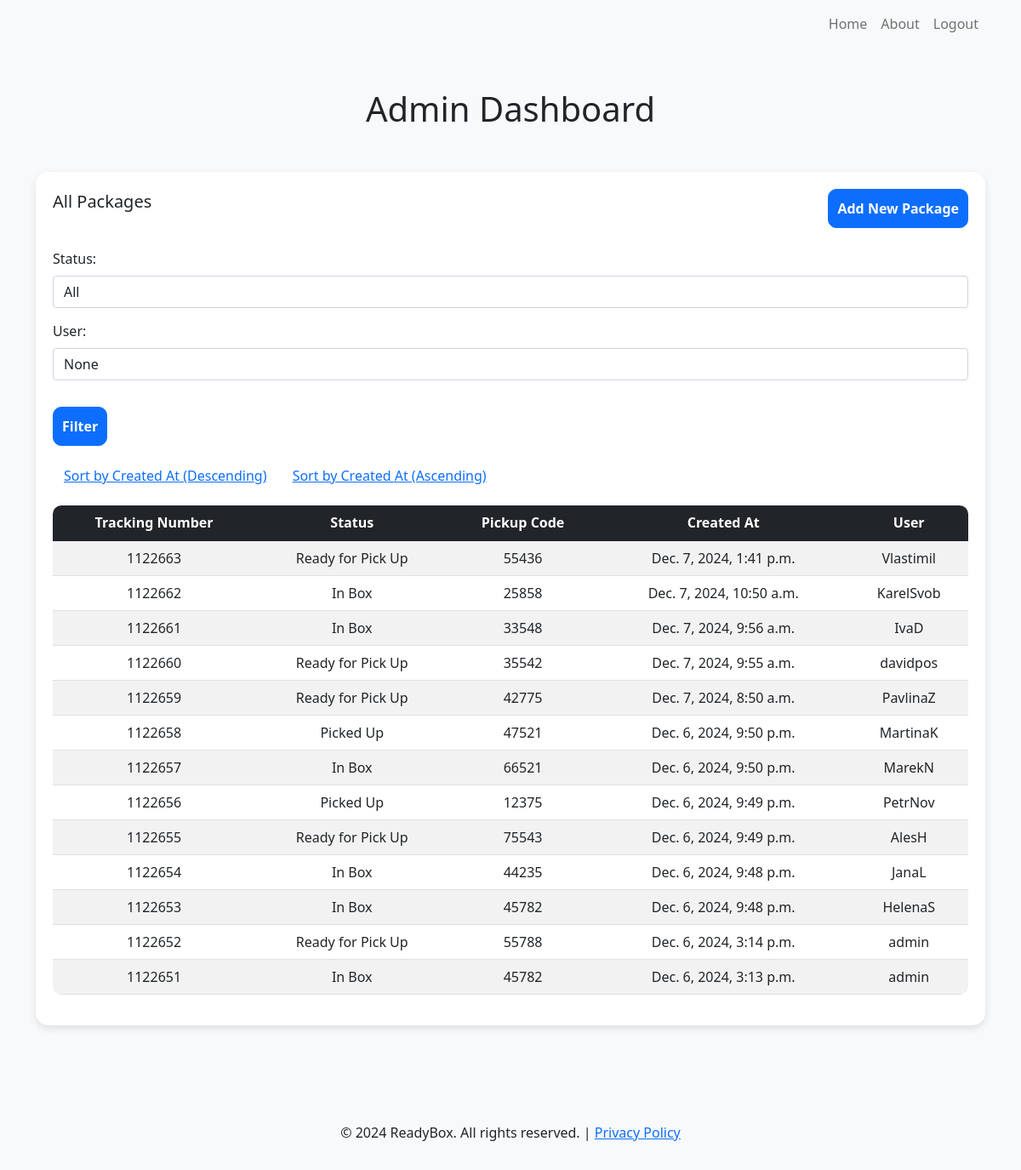
The page /admin_dashboard/ (signed in) on the database as committed earlier.
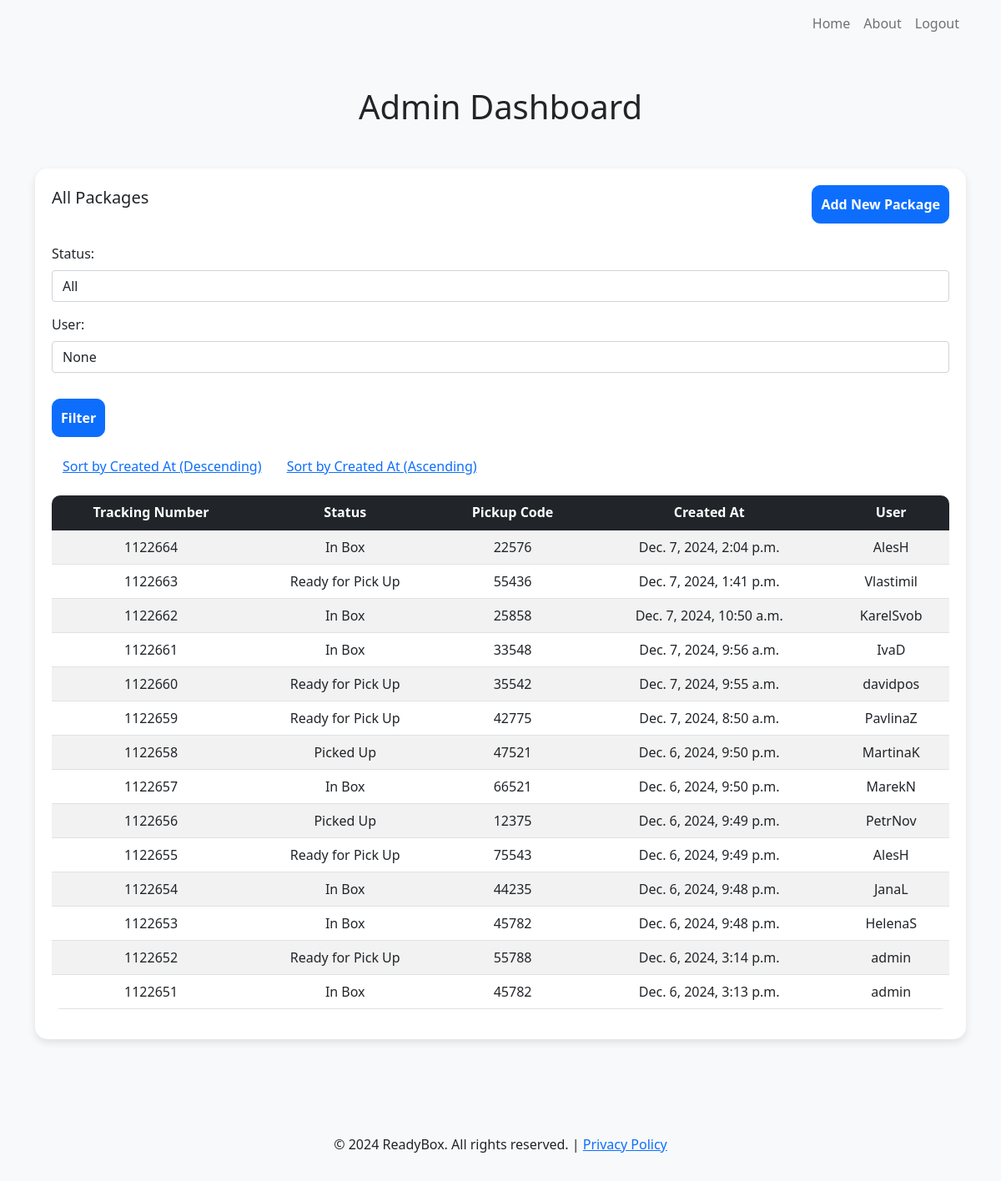
The same page on the database as committed later.
### tracking_api/models.py (models this page shows, shortened)
class Package(models.Model):
    STATUS_CHOICES = [
        ('in_box', 'In box'),
        ('ready_for_pickup', 'Ready for pickup'),
        ('picked_up', 'Picked up'),
    ]
    tracking_number = models.CharField(max_length=50, unique=True)
    user = models.ForeignKey(User, on_delete=models.CASCADE, related_name='packages')
    status = models.CharField(max_length=20, choices=STATUS_CHOICES, default='in_box')
    pickup_code = models.CharField(max_length=6, blank=True, null=True)
    created_at = models.DateTimeField(auto_now_add=True)

### tracking_api/views.py (the view)
# urls.py: path('admin_dashboard/', views.admin_dashboard, name='admin_dashboard'),
@login_required
@user_passes_test(lambda u: u.is_staff, login_url='login')  # Pokud uživatel není admin, bude přesměrován na přihlašovací stránku.
def admin_dashboard(request):
    ordering = request.GET.get('ordering', '-created_at')  # defaultně řadit podle created_at sestupně
    status_filter = request.GET.get('status', None)
    user_filter = request.GET.get('user', None)
    if user_filter:
        try:
            user_filter = User.objects.get(username=user_filter)
        except User.DoesNotExist:
            user_filter = None  # Pokud uživatel neexistuje, nastavíme user_filter na None
    packages = Package.objects.all()
    if status_filter:
        packages = packages.filter(status=status_filter)
    if user_filter:
        packages = packages.filter(user=user_filter)
    packages = packages.order_by(ordering)
    return render(request, 'admin_dashboard.html', {
        'packages': packages,
        'ordering': ordering,
        'status_filter': status_filter,
        'user_filter': user_filter.username if user_filter else None,  # Předáme jméno uživatele zpět
    })

### tracking_api/templates/admin_dashboard.html (shortened to what this page needs)
<!DOCTYPE html>
<html lang="en">
<head>
    <link href="https://cdn.jsdelivr.net/npm/bootstrap@5.1.3/dist/css/bootstrap.min.css" rel="stylesheet">
</head>
<body>
  <nav class="navbar navbar-expand-lg navbar-light bg-light">
    <div class="container">
        <div class="collapse navbar-collapse" id="navbarNav">
            <ul class="navbar-nav ms-auto">
                <li class="nav-item">
                    <a class="nav-link" href="/">Home</a>
                </li>
                <li class="nav-item">
                    <a class="nav-link" href="/about/">About</a>
                </li>
                <li class="nav-item">
                    <a class="nav-link" href="{% url 'logout' %}">Logout</a>
                </li>
            </ul>
        </div>
    </div>
</nav>
    <div class="container my-5">
        <h1 class="text-center mb-4">Admin Dashboard</h1>
        <div class="dashboard-card">
            <div class="d-flex justify-content-between align-items-center mb-4">
                <h3 class="h5 mb-3">All Packages</h3>
                <a href="{% url 'add_package' %}" class="btn btn-primary">Add New Package</a>
            </div>
            <div class="mb-3">
                <form method="get" class="form-inline">
                    <div class="form-group">
                        <label for="status" class="form-label">Status:</label>
                        <select name="status" id="status" class="form-control">
                            <option value="">All</option>
                        </select>
                    </div>
                    <div class="form-group">
                        <label for="user" class="form-label">User:</label>
                        <input type="text" name="user" id="user" class="form-control" value="{{ user_filter }}">
                    </div>
                    <button type="submit" class="btn btn-primary mt-3">Filter</button>
                </form>
            </div>
            <div class="mb-3">
                <a href="?ordering=-created_at" class="btn btn-link">Sort by Created At (Descending)</a>
                <a href="?ordering=created_at" class="btn btn-link">Sort by Created At (Ascending)</a>
            </div>
            <table class="table table-striped table-hover">
                <thead class="table-dark">
                    <tr>
                        <th>Tracking Number</th>
                        <th>Status</th>
                        <th>Pickup Code</th>
                        <th>Created At</th>
                        <th>User</th>
                    </tr>
                </thead>
                <tbody>
                  {% for package in packages %}
                      <tr>
                          <td>{{ package.tracking_number }}</td>
                          <td>
                              {% if package.status == 'in_box' %}
                                  In Box
                              {% elif package.status == 'ready_for_pickup' %}
                                  Ready for Pick Up
                              {% elif package.status == 'picked_up' %}
                                  Picked Up
                              {% else %}
                                  {{ package.status }}
                              {% endif %}
                          </td>
                          <td>{{ package.pickup_code }}</td>
                          <td>{{ package.created_at }}</td>
                          <td>{{ package.user.username }}</td>
                      </tr>
                  {% endfor %}
              </tbody>
            </table>
        </div>
    </div>
    <footer class="text-center py-3">
        <p>&copy; 2024 ReadyBox. All rights reserved. | <a href="{% url 'privacy_policy' %}">Privacy Policy</a></p>
    </footer>
</body>
</html>

Rows that differ between the two databases and show on the page:
added Package: tracking_number "1122664", status "In Box", pickup_code "22576", created_at "Dec. 7, 2024, 2:04 p.m.", user.username "AlesH"
